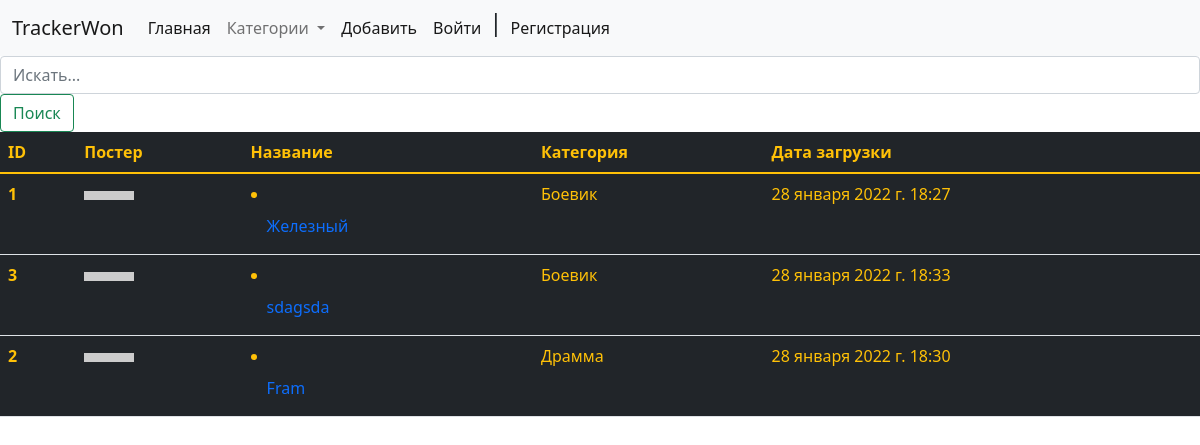
The page / on the database its author committed.
### main/models.py (models this page shows, shortened)
class File(models.Model):
    title = models.CharField("Заголовок", max_length=50)
    context = models.TextField("Описание", max_length=1000)
    photo = models.ImageField("Фото", upload_to="photo/%Y/%m/%d", blank=True)
    file = models.FileField("Фаил", upload_to="file/%Y/%m/%d", blank=True)
    date_published = models.DateTimeField("Дата публикации", auto_now_add=True)
    date_updated = models.DateTimeField("Обновление", auto_now=True)
    is_published = models.BooleanField("Публикация", default=True)
    category = models.ForeignKey(
        "Category",
        on_delete=models.PROTECT,
        related_name="file_list",
        verbose_name="Категории",
    )
    def get_absolute_url(self):
        return reverse("file", kwargs={"slug": self.category.slug, "file_id": self.pk})
    class Meta:
        verbose_name = "Файл"
        verbose_name_plural = "Файлы"
        ordering = ["category"]

class Category(models.Model):
    title = models.CharField("Название категории", max_length=50)
    slug = models.SlugField()
    def __str__(self):
        return self.title
    class Meta:
        verbose_name = "Категория"
        verbose_name_plural = "Категории"
        ordering = ["title"]

### main/views.py (the view)
# urls.py: path("", IndexFile.as_view(), name="main"),
class IndexFile(generic.ListView):
    template_name = "main/main.html"
    context_object_name = "file"
    queryset = File.objects.filter(is_published=True)
    paginate_by = 10
    def get_context_data(self, *, object_list=None, **kwargs):
        context = super(IndexFile, self).get_context_data(**kwargs)
        context["category_list"] = Category.objects.all()
        return context
    def get_queryset(self):
        return File.objects.filter(is_published=True).select_related("category")

### templates/main/main.html (shortened to what this page needs)
{% extends "base.html" %}
{% block content_name %}
    <th scope="col">ID</th>
    <th scope="col">Постер</th>
    <th scope="col">Название</th>
    <th scope="col">Категория</th>
    <th scope="col">Дата загрузки</th>
{% endblock %}
{% block content %}
    <form class="d-flex">
        <input class="form-control me-2" type="search" placeholder="Искать..." aria-label="Search">
        <button class="btn btn-outline-success" type="submit">Поиск</button>
    </form>
    {% for item in file %}
        <tr>
            <th scope="row">{{ item.pk }}</th>
            {% if item.photo %}
                <td><img src="{{ item.photo.url }}" alt="connect" width="50"></td>
            {% else %}
                <td><img src="https://picsum.photos/id/1060/200/300/?blur=2" alt="connect" width="50"></td>
            {% endif %}
            <td>
                <li class="nav-item">
                    <a class="nav-link active" aria-current="page"
                       href="{{ item.get_absolute_url }}">{{ item.title }}</a>
                </li>
            </td>
            <td>{{ item.category }}</td>
            <td>{{ item.date_published }}</td>
        </tr>
    {% endfor %}
{% endblock %}

### rows shown on the page
File: pk "1", title "Железный", category "Боевик", date_published "28 января 2022 г. 18:27"
File: pk "3", title "sdagsda", category "Боевик", date_published "28 января 2022 г. 18:33"
File: pk "2", title "Fram", category "Драмма", date_published "28 января 2022 г. 18:30"
